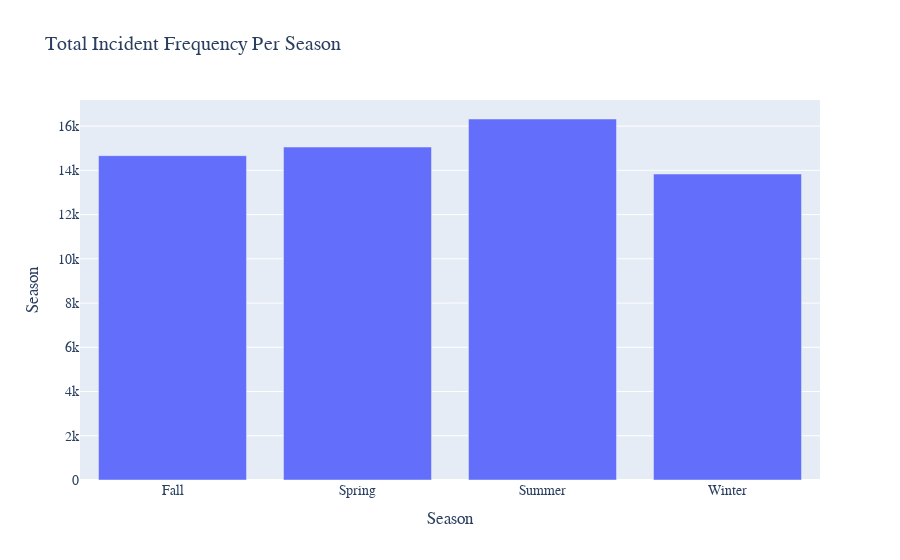

Here is the notebook cell this chart was saved with:
### Code cell
# same as previous distribution, but by season
season_df = pd.DataFrame(ts_df.groupby(['Season'])['Season'].count())
print(f"Average Incidents per Season of the Year: {ts_df.groupby(['Season'])['Season'].count().mean()}")

fig_season2 = px.bar(season_df,
    x=season_df.index,
    y='Season',
    labels={'index':'Season','Month':'Count'},
    title='Total Incident Frequency Per Season')

fig_season2.update_layout(
    font_family="Garamond",
    font_size=14,
)

fig_season2.show()

fig_season2.write_image('../Visuals/Updated/Unspecified/Season_total.png', engine="kaleido")

### Figure 1 — Plotly figure (JSON) as saved in the notebook; plotly's stock layout.template omitted (floating-point values rounded to 4 significant figures)
{"data": [{"alignmentgroup": "True", "hovertemplate": "Season=%{y}<extra></extra>", "legendgroup": "", "marker": {"color": "#636efa", "pattern": {"shape": ""}}, "name": "", "offsetgroup": "", "orientation": "v", "showlegend": false, "textposition": "auto", "type": "bar", "x": ["Fall", "Spring", "Summer", "Winter"], "xaxis": "x", "y": [14664, 15053, 16321, 13833], "yaxis": "y"}], "layout": {"barmode": "relative", "font": {"family": "Garamond", "size": 14}, "legend": {"tracegroupgap": 0}, "title": {"text": "Total Incident Frequency Per Season"}, "xaxis": {"anchor": "y", "domain": [0, 1], "title": {"text": "Season"}}, "yaxis": {"anchor": "x", "domain": [0, 1], "title": {"text": "Season"}}}}
